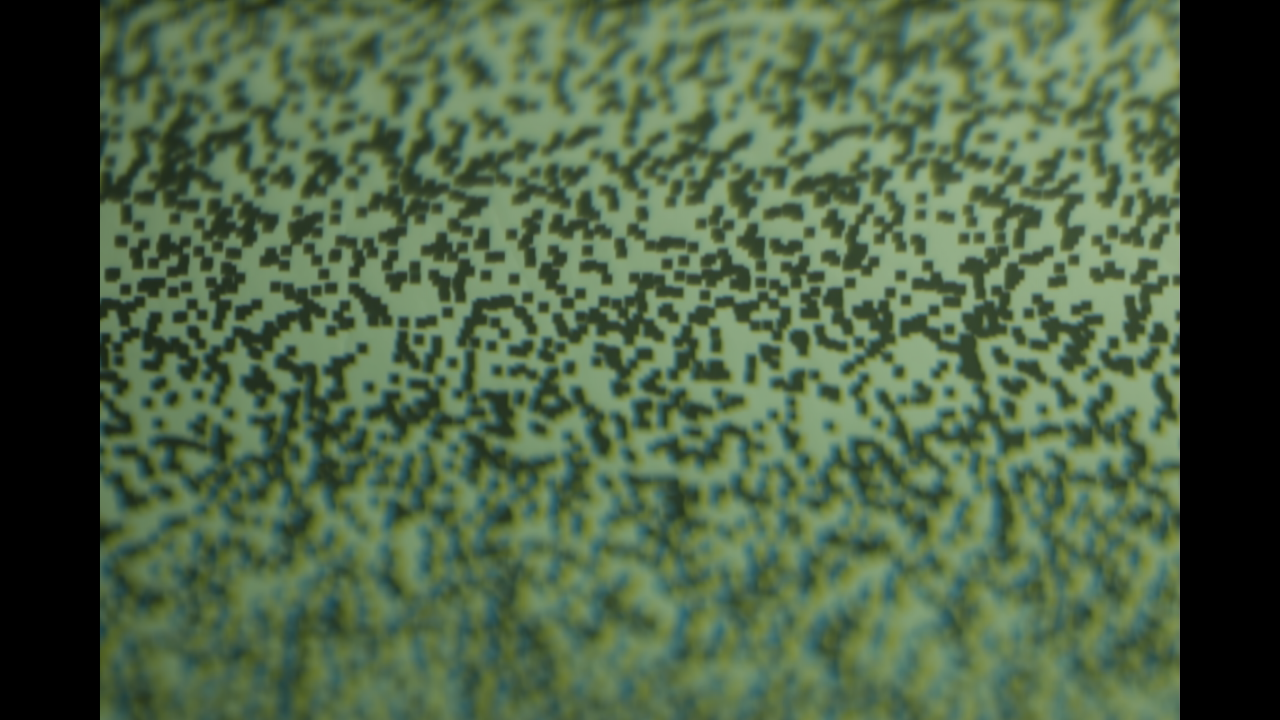
#> input picture assets/sample/calib_2400mm_raw.png, 1280 x 720 px, given as the content of the folder ../../../../assets/sample/data/captures/20260714_181338, which was not available
$ python a5_edge_orientation.py ../../../../assets/sample   (older library calls are emulated)
#> lines starting #> are read from the running program, lines starting #| are printed output that depends on the picture; after the words box and inside, x2 and y2 are one past the last pixel; in counts of white or black regions, pixels touching at a corner belong together
#> in main, raw is the input picture: shape (720, 1280, 3); mean B, G, R 70.3, 98.6, 77.7
# -*- coding: utf-8 -*-
"""既存の撮影画像で、エッジの向きの分布と、左右分割が捨てているエッジの割合を数える（読み取りのみ）。

入力: argv[1] = 開発リポ root（既定 C:/Users/t5424001/dev/tilted_optics_color_disparity_depth）
      data/captures/<session>/*.png（1280×720 の raw）、data/test/2300.JPG
出力: physA_out/a5_edge_stats.csv（セッションごと）、a5_edge_hist.csv（角度ヒストグラム）、a5_edge_orientation.png、
      a5_design_scene_weighted.csv（カタログ形状の基線を場面のエッジ向きで平均した値。a2_profiles.npy が必要）
前処理（開発リポ tools/analysis_common.py の preprocess_to と同じ）: 1280×720 の中央 1080×720 を切り出し、INTER_AREA で 528×352。
      2300.JPG は checks/verify_pipeline_equivalence.py と同じく cv2.resize（既定補間）で 528×352。
エッジの数え方:
  (i)  現行の選別（core/_disparity_reference.py）: convertScaleAbs(Sobel_x(R)) を THRESH_TOZERO(20) → 値 > 20 の画素
  (ii) 向きを問わない: |∇R| = hypot(Sobel_x, Sobel_y) を同じ丸め（四捨五入）で > 20 の画素
  どちらも参照実装の走査範囲（y∈[k, H−k)、x∈[s+k+1, W−s−k−1)、K=25→k=12、S=41→s=20）に限る。
  (iii) (ii) の画素の法線と水平のなす角 φ=atan2(|gy|,|gx|)（0°=縦エッジ、90°=横エッジ）。左右分割の基線は cosφ に比例。
  同じことを G でも数える（R は半開口のぼけで横に細い PSF になり縦エッジを強く見せる偏りがありうるので、その確認）。
仮定・限界: 撮影はすべて現行リグ（θ=30° のアオリ・左右 C/Y）を通した画像で、ぼけと色フィルタの影響を含む。
  場面は屋内（車の背面の印刷物・ブラインド・机・椅子など）に偏り、屋外の塀・壁は含まない。7 月・8 月のセッションの撮影条件は記録票に見当たらない。
"""
import csv
import os
import sys

sys.dont_write_bytecode = True
HERE = os.path.dirname(os.path.abspath(__file__))
sys.stdout.reconfigure(encoding="utf-8")
import cv2
import numpy as np
import matplotlib

matplotlib.use("Agg")
import matplotlib.pyplot as plt

ROOT = sys.argv[1] if len(sys.argv) > 1 else "C:/Users/t5424001/dev/tilted_optics_color_disparity_depth"
OUT = os.path.join(os.path.dirname(HERE), "physA_out")
os.makedirs(OUT, exist_ok=True)
plt.rcParams["font.family"] = ["Yu Gothic", "Meiryo", "MS Gothic", "sans-serif"]
plt.rcParams["axes.unicode_minus"] = False

IMAGE_SIZE = (528, 352)  # config.IMAGE_SIZE（確認 2026-11-09）
CROP_W = 1080  # config.WEBCAM_CROP_W
K, S, TH = 25, 41, 20  # config.KERNEL_SIZE / SEARCH_RANGE_X / EDGE_TH
NFRAMES = 5

GROUPS = {
    "室内の一般的な場面": ["20260714_181338", "20260715_155659", "20260715_182517", "20260805_180017", "20260715_180809"],
    "車の背面の印刷＋ブラインド等": ["20260703_174944", "20260710_143749", "20260714_180936", "20260715_155442",
                                "20260715_180845", "20260715_181809", "20260715_184751", "20260806_103931",
                                "20260806_111817", "clip92"],
    "正式結果の通常シーンと標識撮影": ["b5_scene_01", "scene_01", "sign_far", "sign_near"],
    "参考: ノイズ板（等方的）": ["b5_dist_2050", "b5_dist_1000", "b5_dist_4000"],
    "参考: test/2300.JPG": ["test/2300.JPG"],
}


def preprocess(raw):
    h, w = raw.shape[:2]
#> h = 720; w = 1280
    if (w, h) != (1280, 720):
        return cv2.resize(raw, IMAGE_SIZE)
    x0 = (w - CROP_W) // 2
#> x0 = 100
    return cv2.resize(raw[:, x0:x0 + CROP_W], IMAGE_SIZE, interpolation=cv2.INTER_AREA)


def frames_of(session):
    if session.startswith("test/"):
        return [os.path.join(ROOT, "data", session)]
    d = os.path.join(ROOT, "data", "captures", session)
    fs = sorted(f for f in os.listdir(d) if f.endswith(".png"))
    if not fs:
        return []
    idx = [int(len(fs) * (i + 0.5) / NFRAMES) for i in range(NFRAMES)]
    return [os.path.join(d, fs[i]) for i in sorted(set(idx))]


def analyze(img_bgr, ch):
#> called with ch = 'R'
    c = img_bgr[:, :, {"B": 0, "G": 1, "R": 2}[ch]]
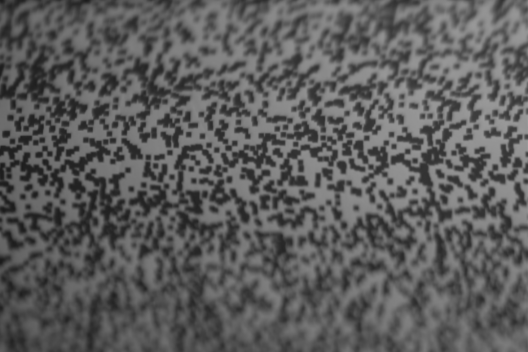
#> c: shape (352, 528); min 27, max 155, mean 92
    gx = cv2.Sobel(c, cv2.CV_32F, 1, 0)
    gy = cv2.Sobel(c, cv2.CV_32F, 0, 1)
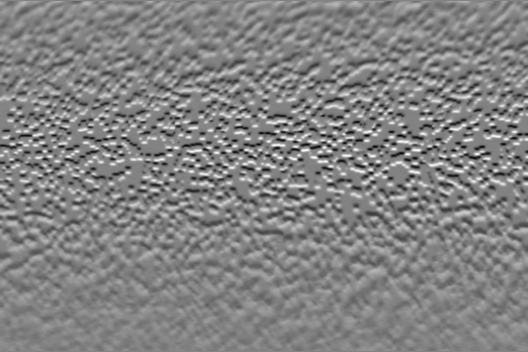
#> gy: shape (352, 528) float32; min -287, max 271, mean 0; drawn with min black and max white
    ex = cv2.convertScaleAbs(gx)
    _, sel_i = cv2.threshold(ex, TH, 255, cv2.THRESH_TOZERO)
    mag = np.hypot(gx, gy)
    mag_u8 = np.clip(np.rint(mag), 0, 255)  # convertScaleAbs と同じ丸め・飽和
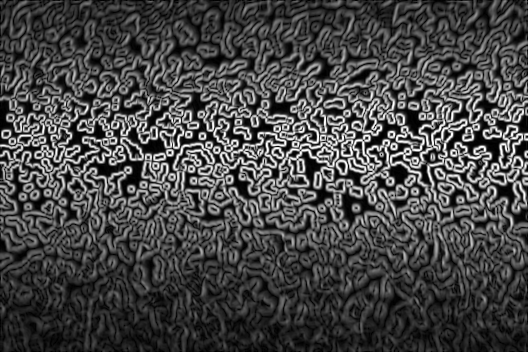
#> mag_u8: shape (352, 528) float32; min 0, max 255, mean 70.5
    H, W = c.shape
#> H = 352; W = 528
    k, s = (K - 1) // 2, (S - 1) // 2
    roi = np.zeros((H, W), bool)
    roi[k:H - k, s + k + 1:W - s - k - 1] = True
    m_i = (sel_i > 0) & roi
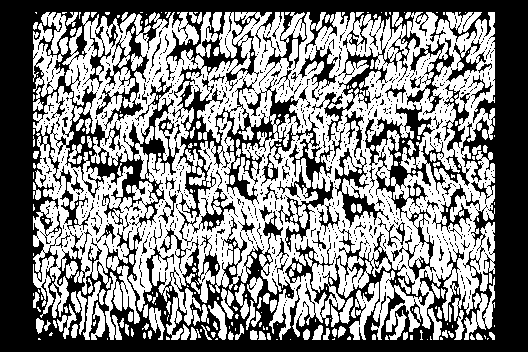
#> m_i: shape (352, 528) bool; 52% white; 776 black regions (707 under 20 px), largest, box (x1, y1, x2, y2) and area: (0, 0, 528, 352) 75687, (365, 84, 470, 280) 4072, (335, 148, 389, 228) 1042
    m_ii = (mag_u8 > TH) & roi
#> m_ii: shape (352, 528) bool; 68.2% white; 2288 black regions (2075 under 20 px), largest, box (x1, y1, x2, y2) and area: (0, 0, 528, 352) 37589, (181, 92, 223, 151) 457, (66, 110, 105, 160) 439
    phi = np.degrees(np.arctan2(np.abs(gy), np.abs(gx)))
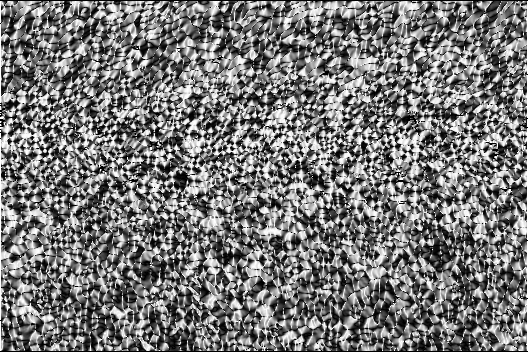
#> phi: shape (352, 528) float32; min 0, max 90, mean 42.5; drawn with min black and max white
    theta_img = np.degrees(np.arctan2(gy, gx)) % 180.0  # 画像座標（y 下向き）での法線の向き
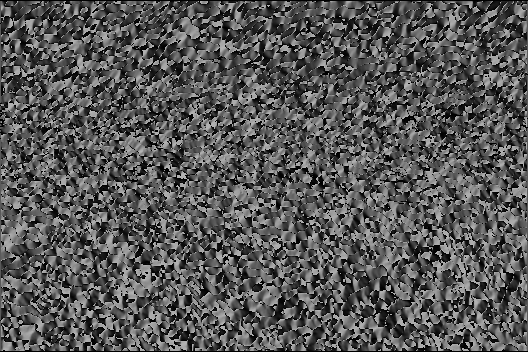
#> theta_img: shape (352, 528) float32; min 0, max 179.8, mean 86.7
    return m_i, m_ii, phi, mag, theta_img


def main():
    rows, hist_rows = [], []
    bins = np.arange(0, 91, 5)
    agg = {}
    theta_pool = {}
    for grp, sessions in GROUPS.items():
        for ses in sessions:
            fr = frames_of(ses)
            if not fr:
                print("no frames", ses)
                continue
            for ch in ("R", "G"):
                n_i = n_ii = 0
                phis, mags, ths = [], [], []
                for f in fr:
                    raw = cv2.imread(f, cv2.IMREAD_COLOR)
                    img = preprocess(raw)
                    m_i, m_ii, phi, mag, th = analyze(img, ch)
                    n_i += int(m_i.sum())
#> n_i = 96639
                    n_ii += int(m_ii.sum())
#> n_ii = 126747
                    phis.append(phi[m_ii])
                    mags.append(mag[m_ii])
                    ths.append(th[m_ii])
                phis = np.concatenate(phis)
                mags = np.concatenate(mags)
                ths = np.concatenate(ths)
                h_cnt, _ = np.histogram(phis, bins)
#> h_cnt = 18 values, max 9814 at index 0, min 5094 at index 9, mean 7041.5
                h_w, _ = np.histogram(phis, bins, weights=mags)
#> h_w = 18 values, max 944551.9 at index 0, min 420460 at index 9, mean 604087.1
                cosw = float((np.cos(np.deg2rad(phis)) * mags).sum() / mags.sum())
#> cosw = 0.653
                cosu = float(np.cos(np.deg2rad(phis)).mean())
#> cosu = 0.657
                r = dict(group=grp, session=ses, channel=ch, frames=len(fr), n_current=n_i / len(fr),
                         n_any=n_ii / len(fr), ratio_current_over_any=n_i / max(n_ii, 1),
                         frac_phi_gt45=float((phis > 45).mean()), frac_phi_gt60=float((phis > 60).mean()),
                         frac_phi_gt75=float((phis > 75).mean()),
                         wfrac_phi_gt60=float(mags[phis > 60].sum() / mags.sum()),
                         mean_cos_weighted=cosw, mean_cos=cosu)
#> r = 13 items
                rows.append(r)
                for b0, c0, w0 in zip(bins[:-1], h_cnt, h_w):
                    hist_rows.append(dict(group=grp, session=ses, channel=ch, phi_lo=b0, count=int(c0), weight=float(w0)))
#> this loop made 18 passes
#> (b0, c0, w0) on passes 1 to 12: (0, 9814, 944551.9), (5, 8859, 816494.4), (10, 8457, 746002.6), (15, 8142, 692987), (20, 7224, 613606), (25, 7195, 586212.5), (30, 6807, 546860.5), (35, 6359, 509836.5), (40, 7096, 537892.5), (45, 5094, 420460), (50, 5734, 454800), (55, 5993, 474726)
#> after the loop, hist_rows = 18 items
                agg.setdefault((grp, ch), [np.zeros(len(bins) - 1), np.zeros(len(bins) - 1), 0, 0])
                agg[(grp, ch)][0] += h_cnt / max(h_cnt.sum(), 1)  # セッションごとに正規化して足す（セッション間で等重み）
                agg[(grp, ch)][1] += h_w / max(h_w.sum(), 1e-9)
                agg[(grp, ch)][2] += 1
                if ch == "R":
                    # セッションごとに等重みにするため 2 万画素に間引いてプール
                    rng = np.random.default_rng(0)
                    pick = rng.choice(ths.size, size=min(20000, ths.size), replace=False)
                    theta_pool.setdefault(grp, []).append((ths[pick], mags[pick]))
                print(f"{grp} | {ses:16s} {ch} 現行の選別 {r['n_current']:8.0f} / 向き不問 {r['n_any']:8.0f} = {r['ratio_current_over_any']:.3f} | "
                      f"φ>45° {r['frac_phi_gt45']:.3f} φ>60° {r['frac_phi_gt60']:.3f} φ>75° {r['frac_phi_gt75']:.3f} | "
                      f"cosφ 平均 {cosu:.3f}（勾配重み {cosw:.3f}）")
#| 室内の一般的な場面 | 20260714_181338  R 現行の選別    96639 / 向き不問   126747 = 0.762 | φ>45° 0.448 φ>60° 0.315 φ>75° 0.173 | cosφ 平均 0.657（勾配重み 0.653）
    with open(os.path.join(OUT, "a5_edge_stats.csv"), "w", newline="", encoding="utf-8") as fh:
        w = csv.DictWriter(fh, fieldnames=list(rows[0].keys()))
        w.writeheader()
        w.writerows(rows)
    with open(os.path.join(OUT, "a5_edge_hist.csv"), "w", newline="", encoding="utf-8") as fh:
        w = csv.DictWriter(fh, fieldnames=list(hist_rows[0].keys()))
        w.writeheader()
        w.writerows(hist_rows)
    # グループごとの要約（セッション等重み）
    print("\n=== グループの要約（セッション等重みの平均）===")
    for grp in GROUPS:
        for ch in ("R", "G"):
            rr = [r for r in rows if r["group"] == grp and r["channel"] == ch]
            if not rr:
                continue
            f = lambda k: np.mean([r[k] for r in rr])
            print(f"{grp} {ch}: n={len(rr)} 現行/向き不問 {f('ratio_current_over_any'):.3f}（範囲 {min(r['ratio_current_over_any'] for r in rr):.3f}–{max(r['ratio_current_over_any'] for r in rr):.3f}）"
                  f" φ>45° {f('frac_phi_gt45'):.3f} φ>60° {f('frac_phi_gt60'):.3f}（範囲 {min(r['frac_phi_gt60'] for r in rr):.3f}–{max(r['frac_phi_gt60'] for r in rr):.3f}） φ>75° {f('frac_phi_gt75'):.3f}"
                  f" cosφ {f('mean_cos'):.3f}")
    # 図
    fig, axs = plt.subplots(1, 2, figsize=(12, 4.4), sharey=True)
    pal = ["#2a78d6", "#eb6834", "#1baf7a", "#52514e", "#e87ba4"]
    centers = 0.5 * (bins[:-1] + bins[1:])
    for ax, ch in zip(axs, ("R", "G")):
        for (grp, col) in zip(GROUPS, pal):
            if (grp, ch) not in agg:
                continue
            hc, hw, n, _ = agg[(grp, ch)]
            ax.plot(centers, hc / n, "-o", color=col, lw=2, ms=4, label=grp)
        ax.set_xlabel("法線と水平のなす角 φ [deg]（0=縦エッジ・90=横エッジ）")
        ax.set_title(f"{ch} チャネル: |∇{ch}|>20 の画素の向きの分布（5° 幅・セッション等重み）", fontsize=9.5)
        ax.set_xlim(0, 90)
        ax.set_xticks(range(0, 91, 15))
        ax.grid(alpha=0.25)
    axs[0].set_ylabel("画素の割合（ビンあたり）")
    axs[0].legend(fontsize=8)
    fig.tight_layout()
    fig.savefig(os.path.join(OUT, "a5_edge_orientation.png"), dpi=110)
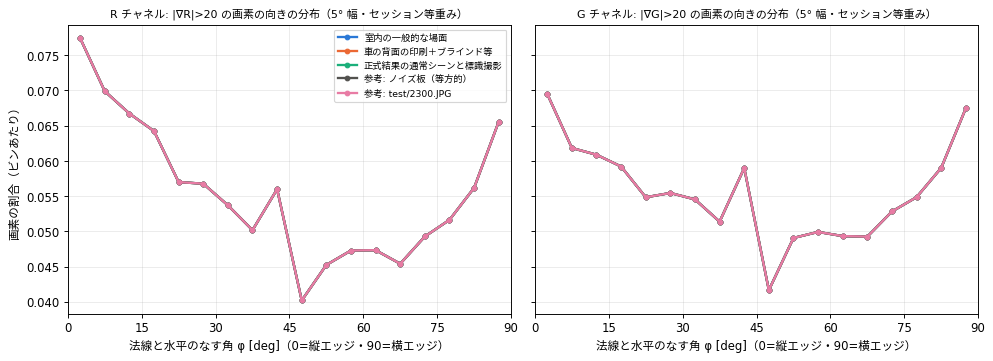
#> figure drawn by matplotlib, 2 panels; panel 1: curve peaks at x = 2.5, y = 0.0774; panel 1: curve peaks at x = 2.5, y = 0.0774; panel 1: curve peaks at x = 2.5, y = 0.0774
    plt.close(fig)
    # カタログ形状の基線を、場面のエッジ向きで平均
    prof_path = os.path.join(OUT, "a2_profiles.npy")
    if os.path.exists(prof_path):
        prof = np.load(prof_path, allow_pickle=True).item()
        out = []
        for grp, lst in theta_pool.items():
            th = np.concatenate([t for t, _ in lst])
            mg = np.concatenate([m for _, m in lst])
            for key, d in prof.items():
                vals = []
                for mirror in (False, True):
                    # 画像は y 下向き・開口図は y 上向き → 開口の角度 = −θ_img（mod 180）。表裏の取り違えに備えて鏡像も出す
                    ta = (-th) % 180.0 if not mirror else th % 180.0
                    b = np.interp(ta, np.append(d["thetas"], 180.0), np.append(d["prof"], d["prof"][0]))
                    vals.append((float(b.mean()), float((b < 0.2).mean()), float((b < 0.1).mean())))
                worst = min(vals, key=lambda v: v[0])
                out.append(dict(group=grp, key=key, label=d["label"], mean_baseline=worst[0],
                                mean_baseline_other_mirror=max(vals, key=lambda v: v[0])[0],
                                frac_below_0p2=worst[1], frac_below_0p1=worst[2]))
        with open(os.path.join(OUT, "a5_design_scene_weighted.csv"), "w", newline="", encoding="utf-8") as fh:
            w = csv.DictWriter(fh, fieldnames=list(out[0].keys()))
            w.writeheader()
            w.writerows(out)
        print("\n=== 場面のエッジ向きで平均した基線（画素等重み・R の |∇|>20 の画素） ===")
        for grp in theta_pool:
            print(grp)
            for r in sorted([o for o in out if o["group"] == grp], key=lambda o: -o["mean_baseline"]):
                print(f"   {r['label']:22s} 平均基線 {r['mean_baseline']:.3f}（鏡像 {r['mean_baseline_other_mirror']:.3f}） 基線<0.2 の割合 {r['frac_below_0p2']:.3f} <0.1 {r['frac_below_0p1']:.3f}")


if __name__ == "__main__":
    main()
